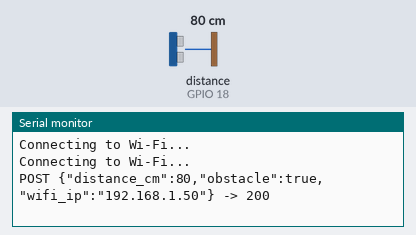
Recording of a sketch running on a simulated ESP32. Shown: the last lines printed to the serial monitor. Wiring (inferred from the names in the program): ultrasonic range finder: trigger GPIO 5; echo GPIO 18. The inputs (shaded band) are chosen by the test bench; at power-on: distance to the obstacle (sensor on GPIO 18) 80 cm. The echo pulse lasts 58.3 µs per cm; WiFi joins after 1.5 s; servers stay silent unless stated; uploads are accepted with an empty reply.

Above: at 2.8 s.
2.9 s: distance to the obstacle (sensor on GPIO 18) set to 120 cm
At 4.1 s:
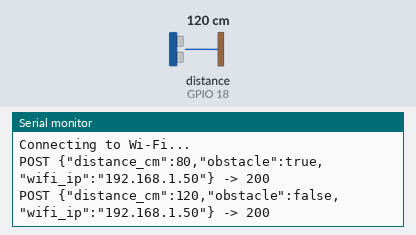
5.7 s: distance to the obstacle (sensor on GPIO 18) set to 2 cm
At 7.1 s:
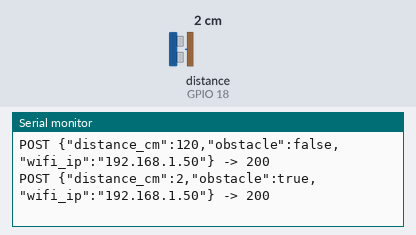

Measured:
- after the input at 2.9 s, the serial monitor: prints a new line after 0.39 s (image 1)
- after the input at 5.7 s, the serial monitor: prints a new line after 0.56 s (image 2)

The sketch:

haptiguide_esp32_telemetry.ino
```cpp
/*
 * HaptiGuide ESP32 telemetry -> Flask POST /api/telemetry
 *
 * Sends JSON: {"distance_cm": float|null, "obstacle": bool, "wifi_ip": "x.x.x.x"}
 * "battery" is intentionally omitted until a calibrated voltage circuit exists
 * (the server and dashboard treat a missing battery as unknown).
 *
 * Wiring (HC-SR04):
 *   VCC  -> 5V (VIN)       GND -> GND
 *   TRIG -> GPIO 5
 *   ECHO -> GPIO 18  THROUGH A VOLTAGE DIVIDER (e.g. 1k + 2k) -> ESP32 is 3.3 V only.
 *
 * Library: ArduinoJson v7 (Library Manager). Board: any ESP32 Dev Module.
 */
#include <WiFi.h>
#include <WiFiClientSecure.h>
#include <HTTPClient.h>
#include <ArduinoJson.h>

// ---- EDIT THESE ----
const char* WIFI_SSID     = "YOUR_WIFI_NAME";
const char* WIFI_PASSWORD = "YOUR_WIFI_PASSWORD";
// Online (Render etc.):  "https://YOUR-APP.onrender.com/api/telemetry"
// Local PC test:         "http://192.168.1.10:5000/api/telemetry"
const char* SERVER_URL    = "https://YOUR-APP.onrender.com/api/telemetry";
// Must match TELEMETRY_API_KEY set on the server (leave "" for local testing without a key).
const char* API_KEY       = "PASTE_YOUR_TELEMETRY_API_KEY";

// ---- Pins / tuning ----
const int TRIG_PIN = 5;
const int ECHO_PIN = 18;
const float OBSTACLE_CM = 100.0;        // closer than this => obstacle = true
const unsigned long SEND_INTERVAL_MS = 1000;   // server marks offline after 5 s, so keep well under that
const unsigned long WIFI_RETRY_MS    = 10000;

unsigned long lastSend = 0;
unsigned long lastWifiTry = 0;

// One HC-SR04 reading in cm, or -1 if no echo (out of range / wiring fault).
float readOnceCm() {
  digitalWrite(TRIG_PIN, LOW);  delayMicroseconds(3);
  digitalWrite(TRIG_PIN, HIGH); delayMicroseconds(10);
  digitalWrite(TRIG_PIN, LOW);
  unsigned long us = pulseIn(ECHO_PIN, HIGH, 30000UL);   // 30 ms ~ 5 m max
  if (us == 0) return -1;
  return us * 0.0343f / 2.0f;
}

// Median of 3 to reject single spurious readings.
float readDistanceCm() {
  float v[3];
  for (int i = 0; i < 3; i++) { v[i] = readOnceCm(); delay(20); }
  for (int i = 0; i < 2; i++)
    for (int j = i + 1; j < 3; j++)
      if (v[j] < v[i]) { float t = v[i]; v[i] = v[j]; v[j] = t; }
  return v[1];
}

void connectWifi() {
  if (WiFi.status() == WL_CONNECTED) return;
  if (millis() - lastWifiTry < WIFI_RETRY_MS && lastWifiTry != 0) return;
  lastWifiTry = millis();
  Serial.println("Connecting to Wi-Fi...");
  WiFi.disconnect();
  WiFi.begin(WIFI_SSID, WIFI_PASSWORD);
}

void sendTelemetry() {
  if (WiFi.status() != WL_CONNECTED) return;

  float d = readDistanceCm();
  bool valid = d > 0;

  JsonDocument doc;
  if (valid) doc["distance_cm"] = round(d * 10) / 10.0;   // else field omitted => server stores null
  doc["obstacle"] = valid && d < OBSTACLE_CM;              // must be a real boolean
  doc["wifi_ip"]  = WiFi.localIP().toString();

  String body;
  serializeJson(doc, body);

  WiFiClientSecure secureClient;
  secureClient.setInsecure();   // encrypts traffic but does not verify the server certificate (prototype)
  HTTPClient http;
  http.setTimeout(8000);        // free hosts can take several seconds to wake up
  bool https = String(SERVER_URL).startsWith("https://");
  bool began = https ? http.begin(secureClient, SERVER_URL) : http.begin(SERVER_URL);
  if (began) {
    http.addHeader("Content-Type", "application/json");
    if (strlen(API_KEY) > 0) http.addHeader("X-API-Key", API_KEY);
    int code = http.POST(body);
    Serial.printf("POST %s -> %d\n", body.c_str(), code);
    http.end();
  }
}

void setup() {
  Serial.begin(115200);
  pinMode(TRIG_PIN, OUTPUT);
  pinMode(ECHO_PIN, INPUT);
  WiFi.mode(WIFI_STA);
  WiFi.setAutoReconnect(true);
  connectWifi();
}

void loop() {
  connectWifi();
  if (millis() - lastSend >= SEND_INTERVAL_MS) {
    lastSend = millis();
    sendTelemetry();
  }
}
```
